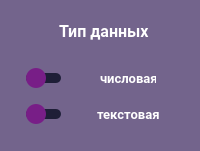
      <widget class="Frame" name="frame_4">
       <property name="geometry">
        <rect>
         <x>10</x>
         <y>160</y>
         <width>200</width>
         <height>151</height>
        </rect>
       </property>
       <property name="minimumSize">
        <size>
         <width>200</width>
         <height>130</height>
        </size>
       </property>
       <property name="styleSheet">
        <string notr="true">QFrame {
    background-color: rgba(115, 100, 140, 1); /* Красивый? Цвет фона */
    border-radius: 35px; /* Радиус скругления краев */
    border: none; /* Убираем границу */
}
</string>
       </property>
       <property name="frameShape">
        <enum>QFrame::StyledPanel</enum>
       </property>
       <property name="frameShadow">
        <enum>QFrame::Raised</enum>
       </property>
       <layout class="QGridLayout" name="gridLayout_5">
        <item row="0" column="0">
         <layout class="QGridLayout" name="gridLayout_7">
          <item row="0" column="0">
           <layout class="QGridLayout" name="gridLayout_14">
            <item row="1" column="0">
             <spacer name="horizontalSpacer_4">
              <property name="orientation">
               <enum>Qt::Horizontal</enum>
              </property>
              <property name="sizeHint" stdset="0">
               <size>
                <width>40</width>
                <height>20</height>
               </size>
              </property>
             </spacer>
            </item>
            <item row="1" column="1">
             <widget class="QLabel" name="label_6">
              <property name="minimumSize">
               <size>
                <width>100</width>
                <height>30</height>
               </size>
              </property>
              <property name="maximumSize">
               <size>
                <width>100</width>
                <height>30</height>
               </size>
              </property>
              <property name="font">
               <font>
                <family>Roboto</family>
                <pointsize>12</pointsize>
                <weight>75</weight>
                <italic>false</italic>
                <bold>true</bold>
               </font>
              </property>
              <property name="styleSheet">
               <string notr="true">QLabel {
    color: rgba(255, 255, 255, 1); /* Белый текст */
    background-color: transparent; /* Прозрачный фон */
    border: none; /* Убираем рамку */
	padding-left: 5px; /* Отступ тексту слева */
}</string>
              </property>
              <property name="text">
               <string>Тип данных</string>
              </property>
             </widget>
            </item>
            <item row="1" column="2">
             <spacer name="horizontalSpacer_5">
              <property name="orientation">
               <enum>Qt::Horizontal</enum>
              </property>
              <property name="sizeHint" stdset="0">
               <size>
                <width>40</width>
                <height>20</height>
               </size>
              </property>
             </spacer>
            </item>
            <item row="0" column="1">
             <spacer name="verticalSpacer_8">
              <property name="orientation">
               <enum>Qt::Vertical</enum>
              </property>
              <property name="sizeType">
               <enum>QSizePolicy::Fixed</enum>
              </property>
              <property name="sizeHint" stdset="0">
               <size>
                <width>20</width>
                <height>5</height>
               </size>
              </property>
             </spacer>
            </item>
           </layout>
          </item>
          <item row="2" column="0">
           <layout class="QGridLayout" name="gridLayout_15">
            <item row="0" column="0">
             <spacer name="horizontalSpacer_7">
              <property name="orientation">
               <enum>Qt::Horizontal</enum>
              </property>
              <property name="sizeType">
               <enum>QSizePolicy::Fixed</enum>
              </property>
              <property name="sizeHint" stdset="0">
               <size>
                <width>15</width>
                <height>20</height>
               </size>
              </property>
             </spacer>
            </item>
            <item row="0" column="1">
             <widget class="QSlider" name="horizontalSliderDataType_1">
              <property name="minimumSize">
               <size>
                <width>35</width>
                <height>30</height>
               </size>
              </property>
              <property name="maximumSize">
               <size>
                <width>35</width>
                <height>30</height>
               </size>
              </property>
              <property name="styleSheet">
               <string notr="true">QSlider::groove:horizontal {
    height: 10px;
    background-color: rgba(30, 30, 55, 1); /* Цвет ползунка */
    margin: 2px 0;
    border-radius: 5px; /* Скругление краев дорожки */
}

QSlider::handle:horizontal {
    background-color:  rgba(120, 30, 135, 1); /* Цвет ползунка */
    border: none;
    width: 20px;
    height: 20px;
    border-radius: 10px; /* Скругление краев ползунка */
    margin: -5px 0; /* Положение ползунка по вертикали */
}</string>
              </property>
              <property name="maximum">
               <number>1</number>
              </property>
              <property name="pageStep">
               <number>1</number>
              </property>
              <property name="orientation">
               <enum>Qt::Horizontal</enum>
              </property>
             </widget>
            </item>
            <item row="0" column="2">
             <spacer name="horizontalSpacer">
              <property name="orientation">
               <enum>Qt::Horizontal</enum>
              </property>
              <property name="sizeType">
               <enum>QSizePolicy::Expanding</enum>
              </property>
              <property name="sizeHint" stdset="0">
               <size>
                <width>20</width>
                <height>20</height>
               </size>
              </property>
             </spacer>
            </item>
            <item row="0" column="3">
             <widget class="QLabel" name="label_4">
              <property name="minimumSize">
               <size>
                <width>56</width>
                <height>30</height>
               </size>
              </property>
              <property name="maximumSize">
               <size>
                <width>0</width>
                <height>30</height>
               </size>
              </property>
              <property name="font">
               <font>
                <family>Roboto</family>
                <pointsize>10</pointsize>
                <weight>75</weight>
                <italic>false</italic>
                <bold>true</bold>
               </font>
              </property>
              <property name="styleSheet">
               <string notr="true">QLabel {
    color: rgba(255, 255, 255, 1); /* Белый текст */
    background-color: transparent; /* Прозрачный фон */
}</string>
              </property>
              <property name="text">
               <string>числовая</string>
              </property>
             </widget>
            </item>
            <item row="0" column="4">
             <spacer name="horizontalSpacer_8">
              <property name="orientation">
               <enum>Qt::Horizontal</enum>
              </property>
              <property name="sizeHint" stdset="0">
               <size>
                <width>20</width>
                <height>20</height>
               </size>
              </property>
             </spacer>
            </item>
           </layout>
          </item>
          <item row="1" column="0">
           <spacer name="verticalSpacer_5">
            <property name="orientation">
             <enum>Qt::Vertical</enum>
            </property>
            <property name="sizeHint" stdset="0">
             <size>
              <width>20</width>
              <height>40</height>
             </size>
            </property>
           </spacer>
          </item>
          <item row="3" column="0">
           <layout class="QGridLayout" name="gridLayout_16">
            <item row="0" column="0">
             <spacer name="horizontalSpacer_9">
              <property name="orientation">
               <enum>Qt::Horizontal</enum>
              </property>
              <property name="sizeType">
               <enum>QSizePolicy::Fixed</enum>
              </property>
              <property name="sizeHint" stdset="0">
               <size>
                <width>15</width>
                <height>20</height>
               </size>
              </property>
             </spacer>
            </item>
            <item row="0" column="1">
             <widget class="QSlider" name="horizontalSliderDataType_2">
              <property name="minimumSize">
               <size>
                <width>35</width>
                <height>30</height>
               </size>
              </property>
              <property name="maximumSize">
               <size>
                <width>35</width>
                <height>30</height>
               </size>
              </property>
              <property name="styleSheet">
               <string notr="true">QSlider::groove:horizontal {
    height: 10px;
    background-color: rgba(30, 30, 55, 1); /* Цвет ползунка */
    margin: 2px 0;
    border-radius: 5px; /* Скругление краев дорожки */
}

QSlider::handle:horizontal {
    background-color:  rgba(120, 30, 135, 1); /* Цвет ползунка */
    border: none;
    width: 20px;
    height: 20px;
    border-radius: 10px; /* Скругление краев ползунка */
    margin: -5px 0; /* Положение ползунка по вертикали */
}</string>
              </property>
              <property name="maximum">
               <number>1</number>
              </property>
              <property name="pageStep">
               <number>1</number>
              </property>
              <property name="orientation">
               <enum>Qt::Horizontal</enum>
              </property>
             </widget>
            </item>
            <item row="0" column="2">
             <spacer name="horizontalSpacer_2">
              <property name="orientation">
               <enum>Qt::Horizontal</enum>
              </property>
              <property name="sizeType">
               <enum>QSizePolicy::Expanding</enum>
              </property>
              <property name="sizeHint" stdset="0">
               <size>
                <width>20</width>
                <height>20</height>
               </size>
              </property>
             </spacer>
            </item>
            <item row="0" column="3">
             <widget class="QLabel" name="label_5">
              <property name="minimumSize">
               <size>
                <width>60</width>
                <height>30</height>
               </size>
              </property>
              <property name="maximumSize">
               <size>
                <width>70</width>
                <height>30</height>
               </size>
              </property>
              <property name="font">
               <font>
                <family>Roboto</family>
                <pointsize>10</pointsize>
                <weight>75</weight>
                <italic>false</italic>
                <bold>true</bold>
               </font>
              </property>
              <property name="styleSheet">
               <string notr="true">QLabel {
    color: rgba(255, 255, 255, 1); /* Белый текст */
    background-color: transparent; /* Прозрачный фон */
}</string>
              </property>
              <property name="text">
               <string>текстовая</string>
              </property>
             </widget>
            </item>
            <item row="0" column="4">
             <spacer name="horizontalSpacer_10">
              <property name="orientation">
               <enum>Qt::Horizontal</enum>
              </property>
              <property name="sizeHint" stdset="0">
               <size>
                <width>20</width>
                <height>20</height>
               </size>
              </property>
             </spacer>
            </item>
           </layout>
          </item>
          <item row="4" column="0">
           <spacer name="verticalSpacer_10">
            <property name="orientation">
             <enum>Qt::Vertical</enum>
            </property>
            <property name="sizeHint" stdset="0">
             <size>
              <width>20</width>
              <height>40</height>
             </size>
            </property>
           </spacer>
          </item>
         </layout>
        </item>
       </layout>
      </widget>
